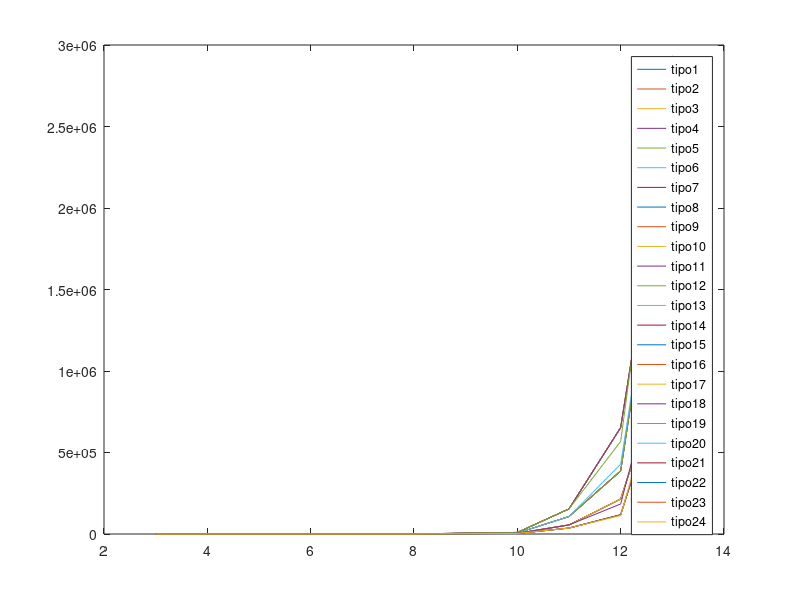

Recreate this plot in MATLAB.
x = [3:13]
t1 = [0.0, 0.0, 8.0, 9.0, 154.0, 208.0, 5411.0, 5835.0, 107219.0, 387145.0, 2470034.0]
t2 = [0.0, 0.0, 8.0, 9.0, 154.0, 208.0, 5411.0, 5835.0, 107219.0, 387145.0, 2470034.0]
t3 = [0.0, 0.0, 8.0, 9.0, 154.0, 208.0, 5411.0, 5835.0, 107219.0, 387145.0, 2470034.0]
t4 = [0.0, 0.0, 8.0, 9.0, 154.0, 208.0, 5411.0, 5835.0, 107219.0, 387145.0, 2470034.0]
t5 = [0.0, 0.0, 8.0, 9.0, 154.0, 208.0, 5411.0, 5835.0, 107219.0, 387145.0, 2470034.0]
t6 = [0.0, 0.0, 8.0, 9.0, 154.0, 208.0, 5411.0, 5835.0, 107219.0, 428756.0, 2477680.0]
t7 = [0.0, 0.0, 9.0, 10.0, 131.0, 251.0, 4256.0, 9654.0, 153983.0, 652973.0, 2647213.0]
t8 = [0.0, 0.0, 9.0, 10.0, 131.0, 251.0, 4256.0, 9654.0, 153983.0, 652973.0, 2647213.0]
t9 = [0.0, 0.0, 9.0, 10.0, 131.0, 251.0, 4256.0, 9654.0, 153983.0, 652973.0, 2647213.0]
t10 = [0.0, 0.0, 9.0, 10.0, 131.0, 251.0, 4256.0, 9654.0, 153983.0, 652973.0, 2647213.0]
t11 = [0.0, 0.0, 9.0, 10.0, 131.0, 251.0, 4256.0, 9654.0, 153983.0, 652973.0, 2647213.0]
t12 = [0.0, 0.0, 9.0, 10.0, 131.0, 251.0, 4256.0, 9654.0, 153983.0, 567924.0, 2934659.0]
t13 = [0.0, 0.0, 8.0, 9.0, 117.0, 141.0, 2363.0, 4087.0, 55777.0, 214861.0, 1179632.0]
t14 = [0.0, 0.0, 8.0, 9.0, 117.0, 141.0, 2363.0, 4087.0, 55777.0, 214861.0, 1179632.0]
t15 = [0.0, 0.0, 8.0, 9.0, 117.0, 141.0, 2363.0, 4087.0, 55777.0, 214861.0, 1179632.0]
t16 = [0.0, 0.0, 8.0, 9.0, 117.0, 141.0, 2363.0, 4087.0, 55777.0, 214861.0, 1179632.0]
t17 = [0.0, 0.0, 8.0, 9.0, 117.0, 141.0, 2363.0, 4087.0, 55777.0, 214861.0, 1179632.0]
t18 = [0.0, 0.0, 8.0, 9.0, 117.0, 141.0, 2363.0, 4087.0, 55777.0, 184187.0, 1398867.0]
t19 = [0.0, 0.0, 9.0, 10.0, 126.0, 145.0, 2275.0, 3195.0, 36493.0, 117801.0, 1123625.0]
t20 = [0.0, 0.0, 9.0, 10.0, 126.0, 145.0, 2275.0, 3195.0, 36493.0, 117801.0, 1123625.0]
t21 = [0.0, 0.0, 9.0, 10.0, 126.0, 145.0, 2275.0, 3195.0, 36493.0, 117801.0, 1123625.0]
t22 = [0.0, 0.0, 9.0, 10.0, 126.0, 145.0, 2275.0, 3195.0, 36493.0, 117801.0, 1123625.0]
t23 = [0.0, 0.0, 9.0, 10.0, 126.0, 145.0, 2275.0, 3195.0, 36493.0, 117801.0, 1123625.0]
t24 = [0.0, 0.0, 9.0, 10.0, 126.0, 145.0, 2275.0, 3195.0, 36493.0, 113178.0, 1236398.0]

plot(x, t1)
legend('tipo1')
hold all
plot(x, t2)
legend('tipo2')
hold all
plot(x, t3)
legend('tipo3')
hold all
plot(x, t4)
legend('tipo4')
hold all
plot(x, t5)
legend('tipo5')
hold all
plot(x, t6)
legend('tipo6')
hold all
plot(x, t7)
legend('tipo7')
hold all
plot(x, t8)
legend('tipo8')
hold all
plot(x, t9)
legend('tipo9')
hold all
plot(x, t10)
legend('tipo10')
hold all
plot(x, t11)
legend('tipo11')
hold all
plot(x, t12)
legend('tipo12')
hold all
plot(x, t13)
legend('tipo13')
hold all
plot(x, t14)
legend('tipo14')
hold all
plot(x, t15)
legend('tipo15')
hold all
plot(x, t16)
legend('tipo16')
hold all
plot(x, t17)
legend('tipo17')
hold all
plot(x, t18)
legend('tipo18')
hold all
plot(x, t19)
legend('tipo19')
hold all
plot(x, t20)
legend('tipo20')
hold all
plot(x, t21)
legend('tipo21')
hold all
plot(x, t22)
legend('tipo22')
hold all
plot(x, t23)
legend('tipo23')
hold all
plot(x, t24)
legend('tipo24')
hold all
legend('tipo1','tipo2','tipo3','tipo4','tipo5','tipo6','tipo7','tipo8','tipo9','tipo10','tipo11','tipo12','tipo13','tipo14','tipo15','tipo16','tipo17','tipo18','tipo19','tipo20','tipo21','tipo22','tipo23','tipo24','tipo24')